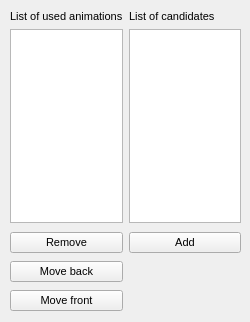
      <widget class="QWidget" name="tab_animation_composite">
       <attribute name="title">
        <string>Composite</string>
       </attribute>
       <widget class="QWidget" name="layoutWidget10">
        <property name="geometry">
         <rect>
          <x>10</x>
          <y>10</y>
          <width>231</width>
          <height>213</height>
         </rect>
        </property>
        <layout class="QGridLayout" name="gridLayout_2">
         <item row="0" column="0">
          <widget class="QLabel" name="lblCompositeInnerList">
           <property name="font">
            <font>
             <pointsize>8</pointsize>
            </font>
           </property>
           <property name="text">
            <string>List of used animations</string>
           </property>
          </widget>
         </item>
         <item row="0" column="1">
          <widget class="QLabel" name="lblCompositeOuterList">
           <property name="font">
            <font>
             <pointsize>8</pointsize>
            </font>
           </property>
           <property name="text">
            <string>List of candidates</string>
           </property>
          </widget>
         </item>
         <item row="1" column="0">
          <widget class="QListWidget" name="lstCompositeList"/>
         </item>
         <item row="1" column="1">
          <widget class="QListWidget" name="lstCompositeCandidates"/>
         </item>
        </layout>
       </widget>
       <widget class="QWidget" name="layoutWidget11">
        <property name="geometry">
         <rect>
          <x>10</x>
          <y>230</y>
          <width>231</width>
          <height>83</height>
         </rect>
        </property>
        <layout class="QGridLayout" name="gridLayout_3">
         <item row="0" column="0">
          <widget class="QPushButton" name="btnCompositeAnimationRemoveFromList">
           <property name="font">
            <font>
             <pointsize>8</pointsize>
            </font>
           </property>
           <property name="text">
            <string>Remove</string>
           </property>
          </widget>
         </item>
         <item row="0" column="1">
          <widget class="QPushButton" name="btnCompositeAnimationAddToList">
           <property name="font">
            <font>
             <pointsize>8</pointsize>
            </font>
           </property>
           <property name="text">
            <string>Add</string>
           </property>
          </widget>
         </item>
         <item row="1" column="0">
          <widget class="QPushButton" name="btnCompositeAnimationMoveBack">
           <property name="font">
            <font>
             <pointsize>8</pointsize>
            </font>
           </property>
           <property name="text">
            <string>Move back</string>
           </property>
          </widget>
         </item>
         <item row="2" column="0">
          <widget class="QPushButton" name="btnCompositeAnimationMoveFront">
           <property name="font">
            <font>
             <pointsize>8</pointsize>
            </font>
           </property>
           <property name="text">
            <string>Move front</string>
           </property>
          </widget>
         </item>
        </layout>
       </widget>
      </widget>
